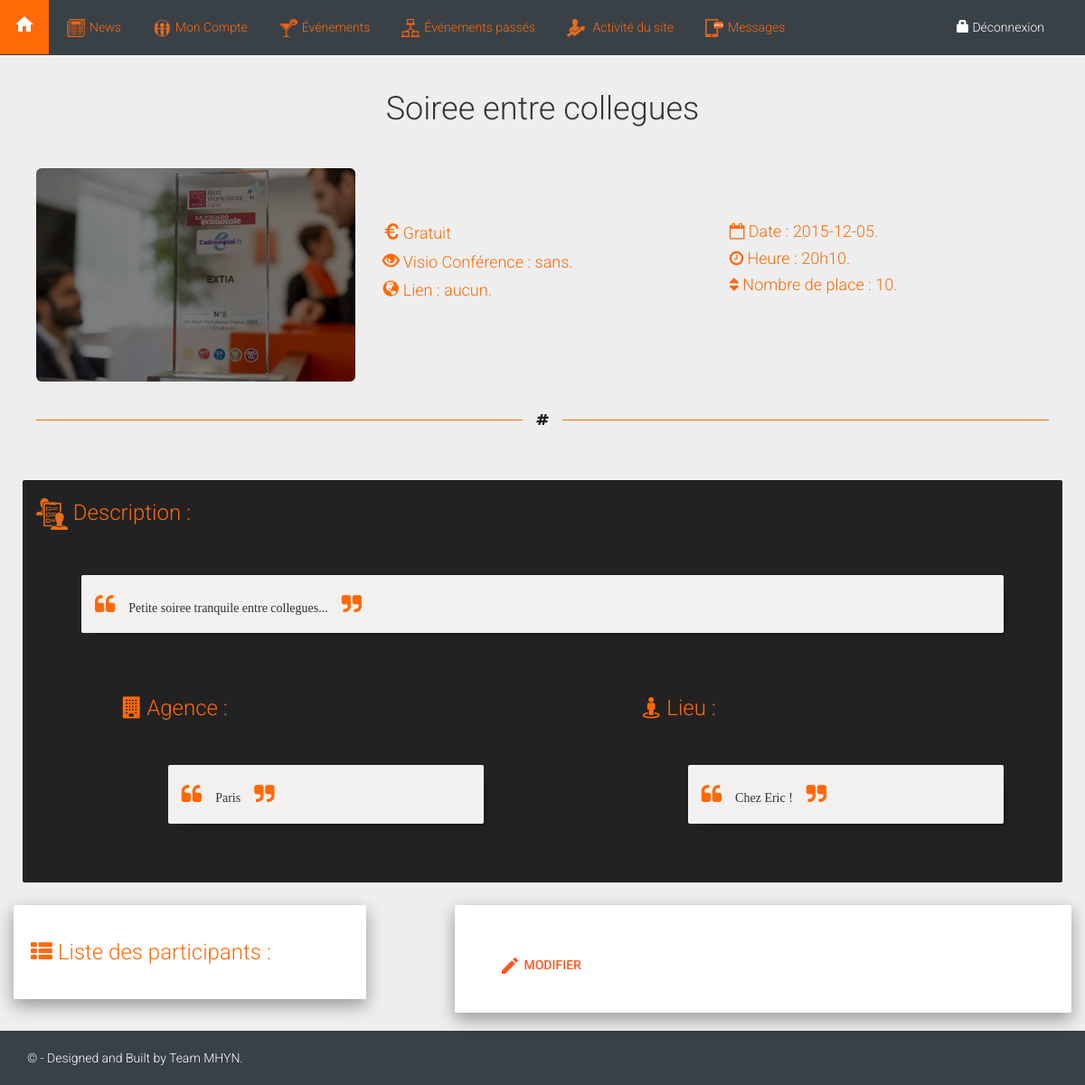
/includes/page_event.php?id=1 (signed in), run on the app's committed database.
### tables this page shows
CREATE TABLE evenement
(
	id INT UNSIGNED NOT NULL AUTO_INCREMENT PRIMARY KEY,
	titre VARCHAR(255) NOT NULL,
	date_evenement date NOT NULL,
	heure_evenement VARCHAR(5) NOT NULL,
	lieu VARCHAR(255) NOT NULL, 
	agence VARCHAR(50) NOT NULL,
	descriptif TEXT,
	nombre_place INT,
	nombre_participant INT DEFAULT 0,
	url TEXT,
	image VARCHAR(255),
	categorie INT DEFAULT 0,
	visio_conference INT DEFAULT 0,
	email_contact VARCHAR(255),
    id_createur INT UNSIGNED NOT NULL,
	payant INT DEFAULT 0,
	prix INT,
	date_creation DATETIME,
	date_modification DATETIME
);

### includes/page_event.php (the view, shortened to what this page needs)
<html>
<?php require_once('headrecur.php'); ?>
<body>
	<?php session_start();
	$req = $bdd->prepare('SELECT * FROM utilisateur WHERE login= ? ');
	$req->execute(array($_SESSION['login']));
	$donnees_utilisateur = $req->fetch();
	$whatevent = $_GET['id'];
	$req_event = $bdd->prepare('SELECT * FROM evenement WHERE id = ?');
	$req_event->execute(array($whatevent));
	$event = $req_event->fetch();
	if (empty($event['image']))
		$event['image'] = '../img/background_signin.png';
	?>
	<?php require_once('headerrecur.php'); ?>
	<div class="container-fluid">
		<div class="row">
			<div class="col-md-12 page-header" style="background-color: #eeeeee; margin: 0;text-align: center; font-family: gotham;">
				<br><p><h1><?php
				if ($event['categorie'] == 1)
					echo ' '. utf8_encode($event['titre']);
				else if ($event['categorie'] == 0)
					echo ' '. utf8_encode($event['titre']);
				?></h1></p>
			</div>
			<div class="col-md-12" style="background-color: #eeeeee; margin: 0;">
				<div class="container" style="padding: 25px;">
					<div class="row">
						<div class="col-md-4">
							<img class="img-rounded" src="<?php echo $event['image']; ?>" alt="picture" style="width: 100%;">
						</div>
						<div class="col-md-4" style="margin-top: 60px;">
							<h4 class="list-group-item-heading"><?php
							if ($event['payant'] == 1)
								echo '<p style="color: #ff6908;"><span class="glyphicon glyphicon-euro" aria-hidden="true"></span> Payant : '.$event['prix'].' euros.</p>';
							else
								echo '<p style="color: #ff6908;"><span class="glyphicon glyphicon-euro" aria-hidden="true"></span> Gratuit</p>';
							if ($event['visio_conference'] == 1)
								echo '<p style="color: #ff6908;"><span class="glyphicon glyphicon-eye-open" aria-hidden="true"></span> Visio Conférence : avec.</p>';
							else
								echo '<p style="color: #ff6908;"><span class="glyphicon glyphicon-eye-open" aria-hidden="true"></span> Visio Conférence : sans.</p>';
							if (!empty($event['url']))
								echo '<a href="http://'.$event['url'].'"><span class="glyphicon glyphicon-globe" aria-hidden="true"></span> Lien <i class="fa fa-link"></i></a>';
							else
								echo '<p style="color: #ff6908;"><span class="glyphicon glyphicon-globe" aria-hidden="true"></span> Lien : aucun.</p>';
							?></h4>
						</div>
						<div class="col-md-4" style="margin-top: 60px;">
							<h4 class="list-group-item-heading"><?php
							echo '<p style="color: #ff6908;"><i class="fa fa-calendar-o"></i> Date : '.$event['date_evenement'].'.</p>';
							echo '<p style="color: #ff6908;"><i class="fa fa-clock-o"></i> Heure : '. $event['heure_evenement'] .'.</p>';
							if (!empty($event['nombre_place']))
								echo '<p style="color: #ff6908;"><i class="fa fa-sort"></i> Nombre de place : '. $event['nombre_place'] .'.</p>';
							else
								echo '<p style="color: #ff6908;"><span class="glyphicon glyphicon-globe" aria-hidden="true"></span> Lien : aucun.</p>';
							?></h4>
						</div>
						<div class="col-md-12" style="margin-top: 25px;">
							<div class="strike">
								<span><h5 style="color: #222;"><i class="fa fa-hashtag"></i></h5></span>
							</div>
						</div>
					</div>
				</div>
			</div>
			<div class="col-md-12" style="background-color: #eeeeee ; margin: 0;">
				<div class="container" style="padding: 25px;">
					<div class="row desc-bord">
						<div class="col-md-12">
							<p><h3 style="color: #ff6908;"><img width="35" height="35" src="../img/Suivi RH.png"> Description : </h2></p>
							<p class="description"><?php echo $event['descriptif']; ?></p>
						</div>
						<div class="col-md-offset-1 col-md-5">
							<p><h3 style="color: #ff6908;"><i class="fa fa-building"></i> Agence : </h2></p>
							<p class="description"><?php echo $event['agence']; ?></p>
						</div>
						<div class="col-md-offset-1 col-md-5">
							<p><h3 style="color: #ff6908;"><i class="fa fa-street-view"></i> Lieu : </h2></p>
							<p class="description"><?php echo $event['lieu']; ?></p>
						</div>
					</div>
				</div>
			</div>
			<div class="col-md-12" style="background-color: #eeeeee ; margin: 0;">
				<div class="container">
					<div class="row">
						<div class="col-md-4 well">
							<p><h3 style="color: #ff6908;"><i class="fa fa-th-list"></i> Liste des participants : </h2></p>
						</div>
						<div class="col-md-offset-1 col-md-7 well">
							<div class="row">
								<?php
								if ($donnees_utilisateur['role'] != 4)
								{
									echo '<div class="col-md-3">';
									echo '<form method="GET" action="modif_event.php" class="form-horizontal col-md-3">
									<input type="hidden" name="id_evenement" value="'. $whatevent .'">
									<input type="hidden" name="modif" value="Modifier";>';
									echo '<button type="submit" class="form-group btn btn-warning"><i class="material-icons">&#xE150;</i> Modifier</button>';
									echo '</form></div>';
								}
								?>
							</div>
						</div>
					</div>
				</div>
			</div>
		</div>
	</div>
	<?php require_once('footerrecur.php'); ?>
</body>
</html>

### css/style.css (style rules this page uses)
body { margin: 0; padding: 0; }
html, body, .container-table { height: 100%; }
.description { border-radius: 2px; background-color: #F2F1EF; padding: 15px; margin: 50px; box-shadow: 10px 10px 10px -10px rgba(0, 0, 0, 0.5); font-family: "verdana" }
.description:before { font-family: fontawesome ; content: "\f10d"; color: #ff6908; margin-right: 15px; font-size: 24px; }
.description:after { font-family: fontawesome ; color: #ff6908; content: "\f10e"; margin-left: 15px; font-size: 24px; }
.desc-bord { padding-bottom: 15px; border-radius: 2px; background-color: #222; }
.strike { display: block; text-align: center; overflow: hidden; white-space: nowrap; }
.strike > span { position: relative; display: inline-block; }
.strike > span:before, .strike > span:after { content: ""; position: absolute; top: 50%; width: 9999px; height: 1px; background: #ff6908; }
.strike > span:before { right: 100%; margin-right: 15px; }
.strike > span:after { left: 100%; margin-left: 15px; }

### data on the page
evenement: titre "Soiree entre collegues", date_evenement "2015-12-05", heure_evenement "20h10", nombre_place "10", descriptif "Petite soiree tranquile entre collegues...", agence "Paris", lieu "Chez Eric !"
